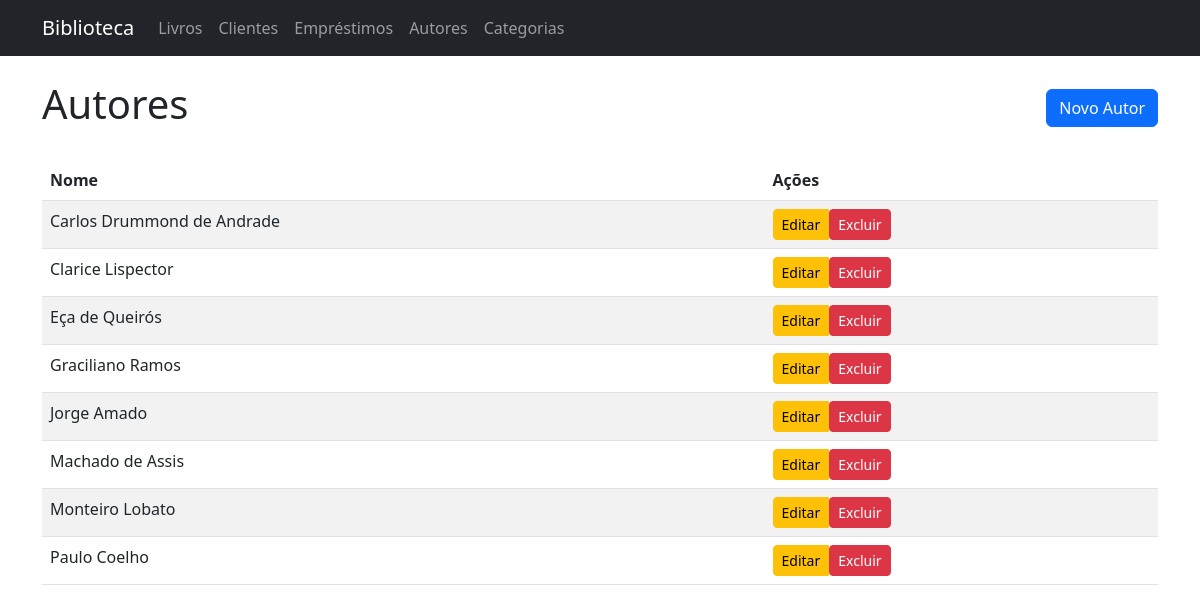
Screenshot of /authors/ with the database file from the repository.
### app/models/entities/author.py (models this page shows, shortened)
class Author(db.Model):
    __tablename__ = 'authors'
    id = db.Column(db.Integer, primary_key=True)
    name = db.Column(db.String(100), nullable=False)
    biography = db.Column(db.Text)
    books = db.relationship('Book', backref='author', lazy=True)

### app/controllers/author_controller.py (the view)
@author_bp.route('/')
def index():
    authors = AuthorService.get_all_authors()
    return render_template('authors/index.html', authors=authors)

### app/repositories/author_repository.py (called while the page is built)
    @staticmethod
    def get_all():
        return Author.query.order_by(Author.name).all()

### app/services/author_service.py (called while the page is built)
    @staticmethod
    def get_all_authors():
        return AuthorRepository.get_all()

### app/templates/authors/index.html (shortened to what this page needs)
{% extends "base.html" %}
{% block content %}
<div class="d-flex justify-content-between align-items-center mb-4">
    <h1>Autores</h1>
    <a href="{{ url_for('author_controller.create') }}" class="btn btn-primary">Novo Autor</a>
</div>
<div class="table-responsive">
    <table class="table table-striped table-hover">
        <thead>
            <tr>
                <th>Nome</th>
                <th>Ações</th>
            </tr>
        </thead>
        <tbody>
            {% for author in authors %}
            <tr>
                <td>{{ author.name }}</td>
                <td>
                    <div class="btn-group" role="group">
                        <a href="{{ url_for('author_controller.edit', id=author.id) }}" class="btn btn-warning btn-sm">Editar</a>
                        <form action="{{ url_for('author_controller.delete', id=author.id) }}" method="POST" style="display:inline;" onsubmit="return confirm('Tem certeza que deseja excluir este autor?');">
                            <button type="submit" class="btn btn-danger btn-sm">Excluir</button>
                        </form>
                    </div>
                </td>
            </tr>
            {% endfor %}
        </tbody>
    </table>
</div>
{% endblock %}

### rows the page displays
Author: name "Carlos Drummond de Andrade"
Author: name "Clarice Lispector"
Author: name "Eça de Queirós"
Author: name "Graciliano Ramos"
Author: name "Jorge Amado"
Author: name "Machado de Assis"
Author: name "Monteiro Lobato"
Author: name "Paulo Coelho"
